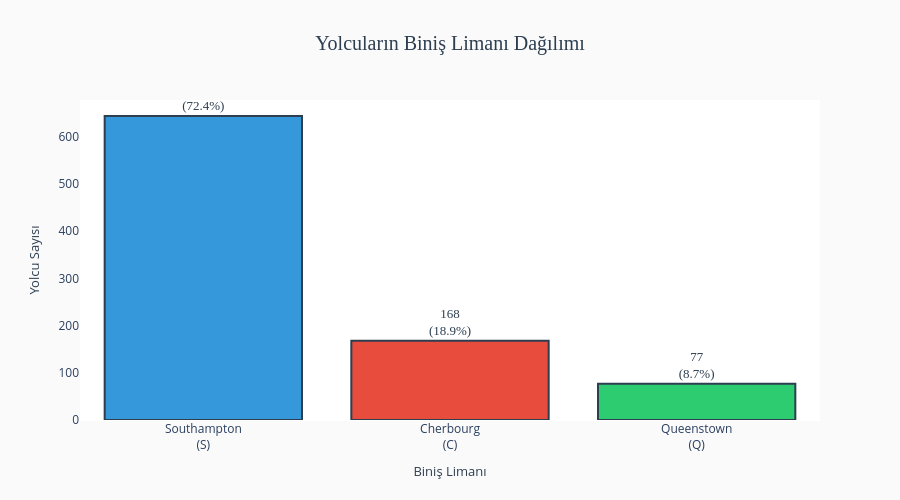

The code cell stored with this chart in its notebook:
### Markdown cell above
## ⚓ Biniş Limanı: Embarked

**Coğrafi bilgi** - C=Cherbourg (Fransa), Q=Queenstown (İrlanda), S=Southampton (İngiltere)

### Code cell
# Embarked dağılımı (NaN değerleri hariç)
embarked_counts = df['Embarked'].value_counts()
embarked_percentage = df['Embarked'].value_counts(normalize=True) * 100

# Liman isimleri
port_names = {'S': 'Southampton', 'C': 'Cherbourg', 'Q': 'Queenstown'}
port_labels = [f"{port_names[code]}<br>({code})" for code in embarked_counts.index]

# Görselleştirme
fig = go.Figure()

fig.add_trace(go.Bar(
    x=port_labels,
    y=embarked_counts.values,
    marker=dict(
        color=['#3498db', '#e74c3c', '#2ecc71'],
        line=dict(color='#2c3e50', width=2)
    ),
    text=[f'{count}<br>({pct:.1f}%)' for count, pct in zip(embarked_counts.values, embarked_percentage.values)],
    textposition='outside',
    textfont=dict(size=13, color='#2c3e50', family='Arial Black'),
    hovertemplate='<b>%{x}</b><br>Yolcu: %{y}<extra></extra>'
))

fig.update_layout(
    title=dict(
        text='Yolcuların Biniş Limanı Dağılımı',
        font=dict(size=20, color='#2c3e50', family='Arial Black'),
        x=0.5,
        xanchor='center'
    ),
    xaxis=dict(title=dict(text='Biniş Limanı', font=dict(size=13, color='#2c3e50'))),
    yaxis=dict(title=dict(text='Yolcu Sayısı', font=dict(size=13, color='#2c3e50'))),
    height=500,
    paper_bgcolor='#fafafa',
    plot_bgcolor='#ffffff',
    showlegend=False
)

fig.show()

# İstatistikler
print("\n⚓ BİNİŞ LİMANI İSTATİSTİKLERİ")
print("="*70)
for port in embarked_counts.index:
    count = embarked_counts[port]
    pct = embarked_percentage[port]
    print(f"   {port_names[port]:15s} ({port}): {count:3d} yolcu ({pct:5.1f}%)")
print(f"\n   📊 En popüler liman: {port_names[embarked_counts.index[0]]}")
print(f"   📊 Eksik veri: {df['Embarked'].isnull().sum()} kayıt")
print("="*70)

### Figure 1 — Plotly figure (JSON) as saved in the notebook; plotly's stock layout.template omitted (floating-point values rounded to 4 significant figures)
{"data": [{"hovertemplate": "<b>%{x}</b><br>Yolcu: %{y}<extra></extra>", "marker": {"color": ["#3498db", "#e74c3c", "#2ecc71"], "line": {"color": "#2c3e50", "width": 2}}, "text": ["644<br>(72.4%)", "168<br>(18.9%)", "77<br>(8.7%)"], "textfont": {"color": "#2c3e50", "family": "Arial Black", "size": 13}, "textposition": "outside", "type": "bar", "x": ["Southampton<br>(S)", "Cherbourg<br>(C)", "Queenstown<br>(Q)"], "y": [644, 168, 77]}], "layout": {"height": 500, "paper_bgcolor": "#fafafa", "plot_bgcolor": "#ffffff", "showlegend": false, "title": {"font": {"color": "#2c3e50", "family": "Arial Black", "size": 20}, "text": "Yolcuların Biniş Limanı Dağılımı", "x": 0.5, "xanchor": "center"}, "xaxis": {"title": {"font": {"color": "#2c3e50", "size": 13}, "text": "Biniş Limanı"}}, "yaxis": {"title": {"font": {"color": "#2c3e50", "size": 13}, "text": "Yolcu Sayısı"}}}}
